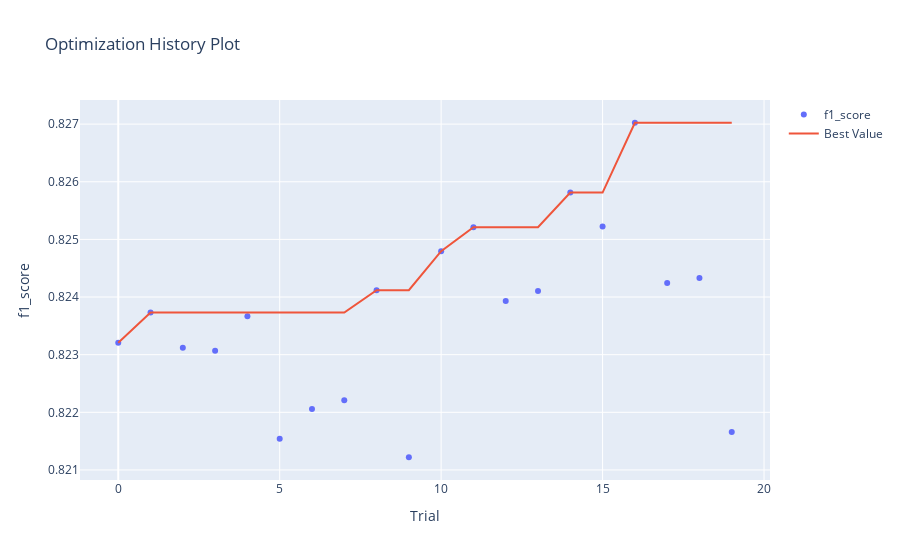

Notebook cell for this chart:
### Code cell
# Визуализируем процесс подбора гиперпараметров
optuna.visualization.plot_optimization_history(study, target_name='f1_score')

### Figure 1 — Plotly figure (JSON) as saved in the notebook; plotly's stock layout.template omitted (floating-point values rounded to 4 significant figures)
{"data": [{"mode": "markers", "name": "f1_score", "type": "scatter", "x": [0, 1, 2, 3, 4, 5, 6, 7, 8, 9, 10, 11, 12, 13, 14, 15, 16, 17, 18, 19], "y": [0.8232, 0.8237, 0.8231, 0.8231, 0.8237, 0.8215, 0.8221, 0.8222, 0.8241, 0.8212, 0.8248, 0.8252, 0.8239, 0.8241, 0.8258, 0.8252, 0.827, 0.8242, 0.8243, 0.8217]}, {"name": "Best Value", "type": "scatter", "x": [0, 1, 2, 3, 4, 5, 6, 7, 8, 9, 10, 11, 12, 13, 14, 15, 16, 17, 18, 19], "y": [0.8232, 0.8237, 0.8237, 0.8237, 0.8237, 0.8237, 0.8237, 0.8237, 0.8241, 0.8241, 0.8248, 0.8252, 0.8252, 0.8252, 0.8258, 0.8258, 0.827, 0.827, 0.827, 0.827]}], "layout": {"title": {"text": "Optimization History Plot"}, "xaxis": {"title": {"text": "Trial"}}, "yaxis": {"title": {"text": "f1_score"}}}}
